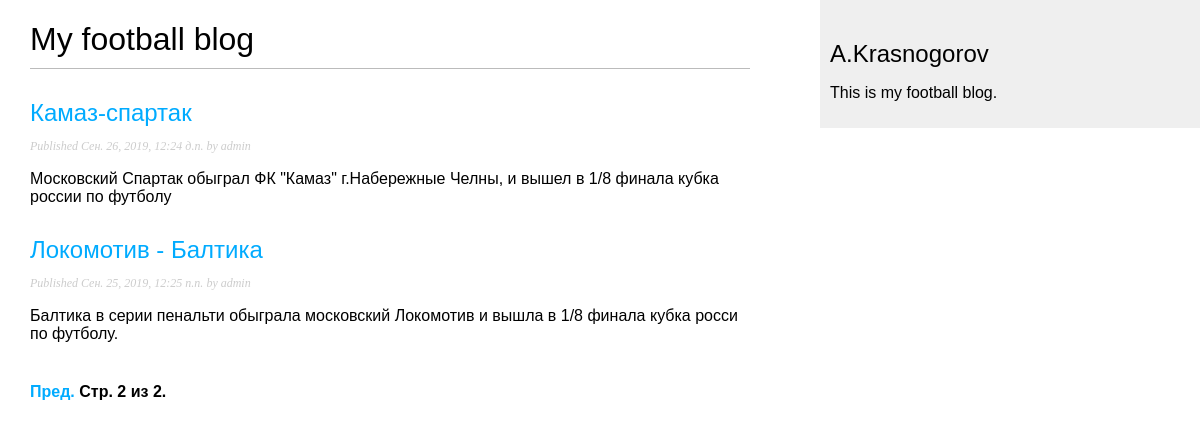
Screenshot of /blog/?page=2 with the database file from the repository.
### blog/models.py (models this page shows, shortened)
class Post(models.Model):
    STATUS_CHOICES = (
        ('draft', 'Draft'),
        ('published', 'Published'),
    )
    title = models.CharField(max_length=250)
    slug = models.SlugField(max_length=250,
                            unique_for_date='publish')
    author = models.ForeignKey(User,
                               on_delete=models.CASCADE,
                               related_name='blog_posts')
    body = models.TextField()
    publish = models.DateTimeField(default=timezone.now)
    create = models.DateTimeField(auto_now_add=True)
    update = models.DateTimeField(auto_now=True)
    status = models.CharField(max_length=10,
                              choices=STATUS_CHOICES,
                              default='draft')
    objects = models.Manager() # The default manager.
    published = PublishedManager() # Our custom manager.
    class Meta:
        ordering = ('-publish',)
    def get_absolute_url(self):
        return reverse('blog:post_detail',
                       args=[self.publish.year,
                             self.publish.month,
                             self.publish.day,
                             self.slug])

### blog/views.py (the view)
# urls.py: path('', views.PostListView.as_view(), name='post_list'),
class PostListView(ListView):
    queryset = Post.published.all()
    context_object_name = 'posts'
    paginate_by = 3
    template_name = 'blog/post/list.html'

### blog/templates/blog/post/list.html (shortened to what this page needs)
{% extends "blog/base.html" %}
{% block content %}
  <h1>My football blog</h1>
  {% for post in posts %}
    <h2>
      <a href="{{ post.get_absolute_url }}">{{ post.title }}</a>
    </h2>
    <p class="date">
      Published {{ post.publish }} by {{ post.author }}
    </p>
    {{ post.body|truncatewords:30|linebreaks }}
  {% endfor %}
{% include "pagination.html"  with page=page_obj %}
{% endblock %}

### blog/static/css/blog.css (style rules this page uses)
body { margin:0; padding:0; font-family:helvetica, sans-serif; }
a { color:#00abff; text-decoration:none; }
h1 { font-weight:normal; border-bottom:1px solid #bbb; padding:0 0 10px 0; }
h2 { font-weight:normal; margin:30px 0 0; }
p.date { color:#ccc; font-family: georgia, serif; font-size: 12px; font-style: italic; }

### rows the page displays
Post: title "Камаз-спартак", publish "Сен. 26, 2019, 12:24 д.п.", author "admin", body "Московский Спартак обыграл ФК \"Камаз\" г.Набережные Челны, и вышел в 1/8 финала кубка россии по футболу"
Post: title "Локомотив - Балтика", publish "Сен. 25, 2019, 12:25 п.п.", author "admin", body "Балтика в серии пенальти обыграла московский Локомотив и вышла в 1/8 финала кубка росси по футболу."

### other values shown
{{ page.number }} "2"
{{ page.paginator.num_pages }} "2"
